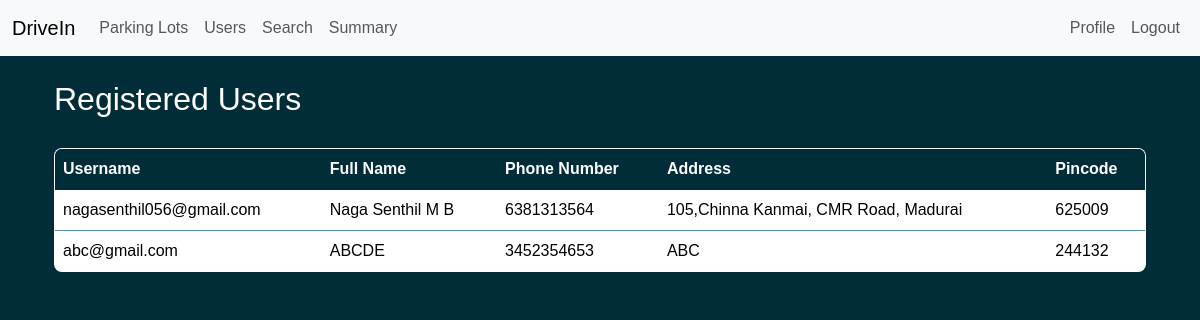
Page /view_users (signed in) on the committed database.
### models/models.py (models this page shows, shortened)
class User(db.Model):
    __tablename__ = 'user'
    username = db.Column(db.String(32), primary_key=True)
    password_hash = db.Column(db.String(512), nullable=False)
    fullname = db.Column(db.String(64), nullable=False)
    phonenumber = db.Column(db.String(10), nullable=False)
    address = db.Column(db.String(200), nullable=False)
    pincode = db.Column(db.String(6), nullable=False)
    is_admin = db.Column(db.Boolean, default=False)
    @property
    def password(self):
        raise AttributeError('Password is not a readable attribute')

### controllers/routes.py (the view)
@app.route('/view_users')
def view_users():
    if 'user' not in session or not session.get('is_admin'):
        flash('Admin access required!')
        return redirect(url_for('login'))
    users = User.query.filter_by(is_admin=False).all()
    return render_template('view_users.html', users=users)

### templates/view_users.html
{% extends "base.html" %}
{% block content %}
<div class="container mt-4">
    <h2>Registered Users</h2>
    <div class="table-responsive" style="margin-top: 30px;">
        <table class="table table-custom">
            <thead class="table-dark">
                <tr>
                    <th>Username</th>
                    <th>Full Name</th>
                    <th>Phone Number</th>
                    <th>Address</th>
                    <th>Pincode</th>
                </tr>
            </thead>
            <tbody>
                {% for user in users %}
                <tr>
                    <td>{{ user.username }}</td>
                    <td>
                        {{ user.fullname }}
                    </td>
                    <td>
                        {{ user.phonenumber }}
                    </td>
                    <td>
                        {{ user.address }}
                    </td>
                    <td>
                        {{ user.pincode }}
                    </td>
                </tr>
                {% endfor %}
            </tbody>
        </table>
    </div>
</div>
{% endblock %}

### templates/base.html (style rules this page uses)
body { background-color: #012d39; font-family: 'Arial', sans-serif; color: white; }
.table-custom { background-color: white; border-radius: 8px; overflow: hidden; border: 1px solid; border-color: #4f8da0; }
.table-custom thead { background-color: #012d39; color: white; }
.table-custom thead th { background-color: #012d39; color: white; border-color: #012d39; }
.table-custom tbody tr:nth-child(even) { background-color: #f8f9fa; }

### rows in the picture
User: username "nagasenthil056@gmail.com", fullname "Naga Senthil M B", phonenumber "6381313564", address "105,Chinna Kanmai, CMR Road, Madurai", pincode "625009"
User: username "abc@gmail.com", fullname "ABCDE", phonenumber "3452354653", address "ABC", pincode "244132"
